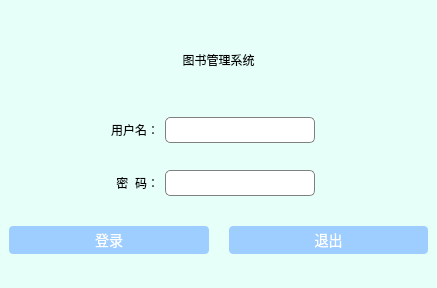
<?xml version="1.0" encoding="UTF-8"?>
<ui version="4.0">
 <class>Dlg_login</class>
 <widget class="QDialog" name="Dlg_login">
  <property name="geometry">
   <rect>
    <x>0</x>
    <y>0</y>
    <width>437</width>
    <height>288</height>
   </rect>
  </property>
  <property name="windowTitle">
   <string>登录</string>
  </property>
  <property name="styleSheet">
   <string notr="true">QLabel#lb_title{font: 38px'方正姚体';}
QLabel#lb_txt1,QLabel#lb_txt2{font: 18px'楷体';}
QLineEdit{border-radius:5px;min-height:24px;border:1px solid gray;}
QPushButton{border-radius:4px;background-color:rgb(158, 205, 255);color:white;font-size:14px}
QWidget#bg{background-color:rgb(230, 255, 248);}</string>
  </property>
  <layout class="QGridLayout" name="gridLayout">
   <property name="leftMargin">
    <number>0</number>
   </property>
   <property name="topMargin">
    <number>0</number>
   </property>
   <property name="rightMargin">
    <number>0</number>
   </property>
   <property name="bottomMargin">
    <number>0</number>
   </property>
   <property name="spacing">
    <number>0</number>
   </property>
   <item row="0" column="0">
    <widget class="QWidget" name="bg" native="true">
     <layout class="QGridLayout" name="gridLayout_2">
      <item row="1" column="0">
       <widget class="QLabel" name="lb_txt1">
        <property name="minimumSize">
         <size>
          <width>150</width>
          <height>0</height>
         </size>
        </property>
        <property name="maximumSize">
         <size>
          <width>16777215</width>
          <height>150</height>
         </size>
        </property>
        <property name="text">
         <string>用户名：</string>
        </property>
        <property name="alignment">
         <set>Qt::AlignmentFlag::AlignRight|Qt::AlignmentFlag::AlignTrailing|Qt::AlignmentFlag::AlignVCenter</set>
        </property>
       </widget>
      </item>
      <item row="2" column="0">
       <widget class="QLabel" name="lb_txt2">
        <property name="maximumSize">
         <size>
          <width>16777215</width>
          <height>130</height>
         </size>
        </property>
        <property name="text">
         <string>密  码：</string>
        </property>
        <property name="alignment">
         <set>Qt::AlignmentFlag::AlignRight|Qt::AlignmentFlag::AlignTrailing|Qt::AlignmentFlag::AlignVCenter</set>
        </property>
       </widget>
      </item>
      <item row="2" column="1">
       <widget class="QLineEdit" name="le_password">
        <property name="maximumSize">
         <size>
          <width>150</width>
          <height>16777215</height>
         </size>
        </property>
       </widget>
      </item>
      <item row="0" column="0" colspan="3">
       <widget class="QLabel" name="lb_title">
        <property name="maximumSize">
         <size>
          <width>16777215</width>
          <height>60</height>
         </size>
        </property>
        <property name="text">
         <string>图书管理系统</string>
        </property>
        <property name="alignment">
         <set>Qt::AlignmentFlag::AlignCenter</set>
        </property>
       </widget>
      </item>
      <item row="3" column="0" colspan="3">
       <widget class="QWidget" name="widget_2" native="true">
        <property name="maximumSize">
         <size>
          <width>16777215</width>
          <height>35</height>
         </size>
        </property>
        <layout class="QGridLayout" name="gridLayout_3">
         <property name="leftMargin">
          <number>0</number>
         </property>
         <property name="topMargin">
          <number>0</number>
         </property>
         <property name="rightMargin">
          <number>0</number>
         </property>
         <property name="bottomMargin">
          <number>0</number>
         </property>
         <property name="horizontalSpacing">
          <number>20</number>
         </property>
         <property name="verticalSpacing">
          <number>0</number>
         </property>
         <item row="0" column="0">
          <widget class="QPushButton" name="btn_login">
           <property name="minimumSize">
            <size>
             <width>0</width>
             <height>28</height>
            </size>
           </property>
           <property name="text">
            <string>登录</string>
           </property>
          </widget>
         </item>
         <item row="0" column="1">
          <widget class="QPushButton" name="btn_exit">
           <property name="minimumSize">
            <size>
             <width>0</width>
             <height>28</height>
            </size>
           </property>
           <property name="text">
            <string>退出</string>
           </property>
          </widget>
         </item>
        </layout>
       </widget>
      </item>
      <item row="1" column="1">
       <widget class="QLineEdit" name="le_user">
        <property name="maximumSize">
         <size>
          <width>150</width>
          <height>16777215</height>
         </size>
        </property>
       </widget>
      </item>
     </layout>
    </widget>
   </item>
  </layout>
 </widget>
 <resources/>
 <connections/>
</ui>
